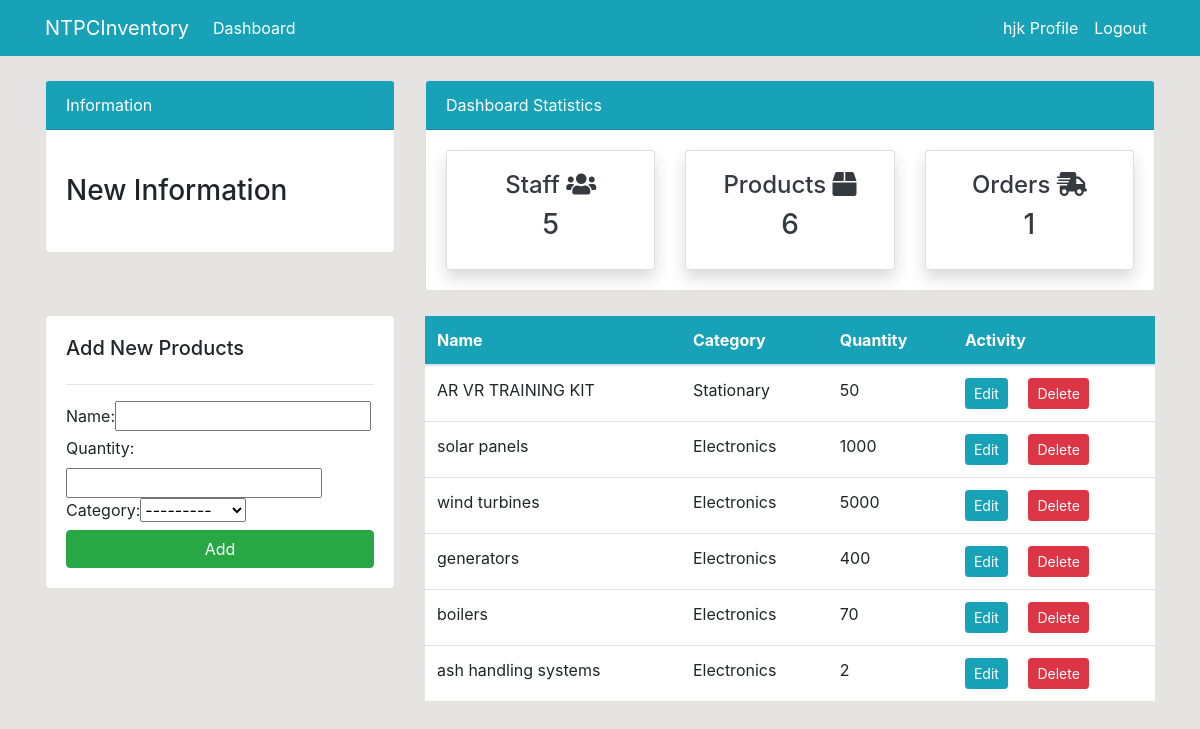
Screenshot of /products/ (signed in) with the database file from the repository.
### dashboard/models.py (models this page shows, shortened)
class Product(models.Model):
    name = models.CharField(max_length=100, null=True)
    quantity = models.PositiveIntegerField(null=True)
    category = models.CharField(max_length=50, choices=CATEGORY, null=True)

### dashboard/views.py (the view)
# urls.py: path('products/', views.products, name='dashboard-products'),
@login_required(login_url='user-login')
def products(request):
    product = Product.objects.all()
    product_count = product.count()
    customer = User.objects.filter(groups=2)
    customer_count = customer.count()
    order = Order.objects.all()
    order_count = order.count()
    product_quantity = Product.objects.filter(name='')
    if request.method == 'POST':
        form = ProductForm(request.POST)
        if form.is_valid():
            form.save()
            product_name = form.cleaned_data.get('name')
            messages.success(request, f'{product_name} has been added')
            return redirect('dashboard-products')
    else:
        form = ProductForm()
    context = {
        'product': product,
        'form': form,
        'customer_count': customer_count,
        'product_count': product_count,
        'order_count': order_count,
    }
    return render(request, 'dashboard/products.html', context)

### dashboard/forms.py
class ProductForm(forms.ModelForm):
    class Meta:
        model = Product
        fields = '__all__'

### templates/dashboard/products.html (shortened to what this page needs)
{% extends 'partials/base.html' %}
{% load crispy_forms_tags %}
{% block content %}
{% include 'partials/topside.html' %}
<div class="row my-4">
    <div class="col-md-4">
        <div class="card card-body">
            <h5>Add New Products</h5>
            <hr>
            <form method="POST">
                {{ form }}
                <input class="btn btn-success btn-block" type="submit" value="Add">
            </form>
        </div>
    </div>
    <div class="col-md-8">
        <table class="table bg-white">
            <thead class="bg-info text-white">
                <tr>
                    <th scope="col">Name</th>
                    <th scope="col">Category</th>
                    <th scope="col">Quantity</th>
                    <th scope="col">Activity</th>
                </tr>
            </thead>
            <tbody>
                {% for product in product %}
                <tr>
                    <td>{{ product.name }}</td>
                    <td>{{ product.category }}</td>
                    <td>{{ product.quantity }}</td>
                    <td>
                        <a class="btn btn-info btn-sm mr-2"
                            href="{% url 'dashboard-products-edit' product.id %}">Edit</a>
                        <a class="btn btn-danger btn-sm ml-2"
                            href="{% url 'dashboard-products-delete' product.id %}">Delete</a>
                    </td>
                </tr>
                {% endfor %}
            </tbody>
        </table>
    </div>
</div>
{% endblock %}

### templates/partials/base.html (shortened to what this page needs)
{% load static %}
<!doctype html>
<html lang="en">
<head>
    <link rel="stylesheet" href="https://cdn.jsdelivr.net/npm/bootstrap@4.6.0/dist/css/bootstrap.min.css"
>
    <link rel="stylesheet" href="https://use.fontawesome.com/releases/v5.15.2/css/all.css"
>
    <link rel="stylesheet" href="{% static 'style.css' %}">
</head>
<body>
    {% include 'partials/nav.html' %}
    <div class="container">
        {% block content %}
        {% endblock %}
    </div>
</body>
</html>

### templates/partials/nav.html (shortened to what this page needs)
<nav class="navbar navbar-expand-lg navbar-info bg-info">
    <div class="container">
        {% if user.is_authenticated %}
        <a class="navbar-brand text-white" href="{% url 'dashboard-index' %}">NTPCInventory</a>
        <div class="collapse navbar-collapse" id="navbarSupportedContent">
            <ul class="navbar-nav mr-auto">
                <li class="nav-item active">
                    <a class="nav-link text-white" href="{% url 'dashboard-index' %}">Dashboard </a>
                </li>
            </ul>
            <ul class="navbar-nav ml-auto">
                <li class="nav-item active">
                    <a class="nav-link text-white" href="{% url 'user-profile' %}">{{ user.username }} Profile
                        <span class="sr-only">(current)</span></a>
                </li>
                <li class="nav-item">
                    <a class="nav-link text-white" href="{% url 'user-logout' %}">Logout</a>
                </li>
            </ul>
            {% endif %}
        </div>
    </div>
</nav>

### templates/partials/topside.html
<div class="row">
    <div class="col-md-4 mt-4">
        <div class="card">
            <div class="card-header bg-info text-white">
                Information
            </div>
            <div class="card-body">
                <marquee behavior="" direction="">
                    <h3 class="my-4">New Information</h3>
                </marquee>
            </div>
        </div>
    </div>
    <div class="col-md-8 mt-4">
        <div class="card">
            <div class="card-header bg-info text-white">
                Dashboard Statistics
            </div>
            <div class="card-body">
                <div class="row">
                    <div class="col-md-4">
                        <a class="text-decoration-none text-dark" href="{% url 'dashboard-customers' %}">
                            <div class="card my-card shadow">
                                <div class="card-body text-center">
                                    <h4>Staff <i class="fas fa-users"></i></h4>
                                    <h3>{{ customer_count }}</h3>
                                </div>
                            </div>
                        </a>
                    </div>
                    <div class="col-md-4">
                        <a class="text-decoration-none text-dark" href="{% url 'dashboard-products' %}">
                            <div class="card my-card shadow">
                                <div class="card-body text-center">
                                    <h4>Products <i class="fas fa-box"></i></h4>
                                    <h3>{{ product_count }}</h3>
                                </div>
                            </div>
                        </a>
                    </div>
                    <div class="col-md-4">
                        <a class="text-decoration-none text-dark" href="{% url 'dashboard-order' %}">
                            <div class="card my-card shadow">
                                <div class="card-body text-center">
                                    <h4>Orders <i class="fas fa-shipping-fast"></i></h4>
                                    <h3>{{ order_count }}</h3>
                                </div>
                            </div>
                        </a>
                    </div>
                </div>
            </div>
        </div>
    </div>
</div>

### static/style.css (style rules this page uses)
body { background: rgb(230, 227, 227); }

### rows the page displays
Product: name "AR VR TRAINING KIT", category "Stationary", quantity "50"
Product: name "solar panels", category "Electronics", quantity "1000"
Product: name "wind turbines", category "Electronics", quantity "5000"
Product: name "generators", category "Electronics", quantity "400"
Product: name "boilers", category "Electronics", quantity "70"
Product: name "ash handling systems", category "Electronics", quantity "2"

### other values shown
{{ user.username }} "hjk"
{{ customer_count }} "5"
{{ product_count }} "6"
{{ order_count }} "1"
